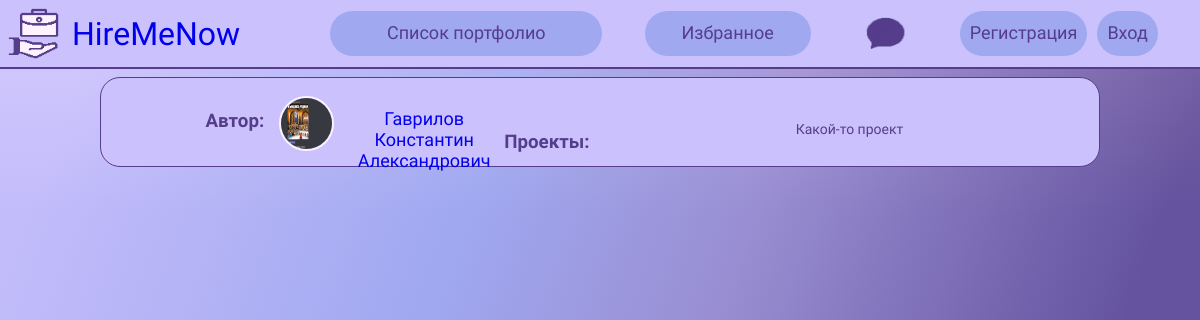
/portfolio-list/, run on an earlier commit of the app's database.
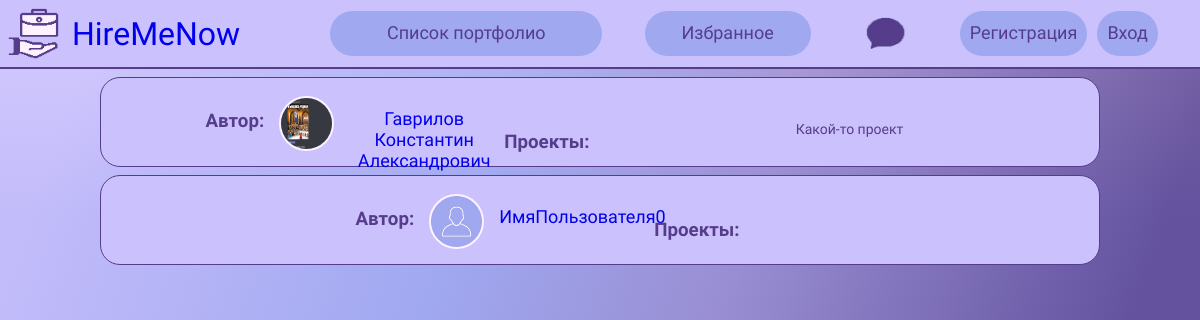
And on a later commit of the database.
### mainApp/models.py (models this page shows, shortened)
class userProfile(models.Model):
    user = models.OneToOneField(User, null=True, on_delete=models.CASCADE)
    resume = models.FileField(upload_to='files/', validators=[FileExtensionValidator(allowed_extensions=['pdf'])],
                              blank=True)
    avatar = models.ImageField(upload_to='images/', default='../static/img/profile.png',
                               validators=[FileExtensionValidator(allowed_extensions=['png', 'jpg', 'jpeg'])],
                               blank=True)
    fullName = models.CharField(max_length=100, blank=False, default='ИмяПользователя')
    education = models.CharField(max_length=100, blank=False, default='похоже, тут ничего нет...')
    edu_base = models.CharField(max_length=100, blank=False, default='похоже, тут ничего нет...')
    contacts = models.CharField(max_length=250, blank=False, default='похоже, тут ничего нет...')
    level = models.CharField(max_length=100, blank=False, default='похоже, тут ничего нет...')
    chars = models.CharField(max_length=150, blank=False, default='похоже, тут ничего нет...')
    exp = models.CharField(max_length=200, blank=False, default='похоже, тут ничего нет...')

class Portfolio(models.Model):
    user = models.ForeignKey(User, on_delete=models.SET_NULL, null=True)
    name = models.CharField(max_length=150, blank=False, default="Какой-то проект")
    image = models.ImageField(upload_to='images/', default='../static/img/photo404.jpg', validators=[FileExtensionValidator(allowed_extensions=['png', 'jpg', 'jpeg'])], blank=True)
    description = models.CharField(max_length=2000, blank=False, default="Описание какого-то проекта")
    link = models.CharField(max_length=250, blank=True, default="Какая-то ссылка")
    created = models.DateTimeField(auto_now_add=True)
    class Meta:
        ordering = ['-created']

### mainApp/views.py (the view)
# urls.py: path('portfolio-list/', views.portfolios_list, name='portfolio-list'),
def portfolios_list(request):
    userProfiles = userProfile.objects.all()
    portfolios = Portfolio.objects.all()
    context = {
        'projects' : portfolios,
        'profiles' : userProfiles
    }
    return render(request, 'portfolio-list.html', context)

### templates/portfolio-list.html (shortened to what this page needs)
{% load static %}
<!DOCTYPE html>
<html lang="ru" dir="ltr">
  <head>
    <link rel="stylesheet" href="{% static 'css/portfolio-list.css' %}">
    <link rel="stylesheet" href="{% static 'css/no_underline.css' %}">
  </head>
  <body>
    <div id="nav-bar">
		<a href="{% url 'home' %}" id="header">
			<img id="main-logo" src="{% static 'img/logo.png'%}" alt="logo">
			<h1 id="name">HireMeNow</h1>
		</a>
		<div id="buttons">
			<a href="{% url 'portfolio-list' %}" class="btn" id="portfolio-list">Список портфолио</a>
			<a href="{% url 'favorite' %}" class="btn" id="favorite">Избранное</a>
			<a href="{% url 'chat_template' %}" id="chat">
			<img src="{% static 'img/chat.png' %}" width="65px" alt="chat">
			</a>
            {% if user.is_authenticated %}
            <div id="enter">
				<a href="{% url 'profile' request.user.username %}" class="btn" id="profile"><img id="profile-picture" src="{% static 'img/profile.png' %}" width="40px">Профиль</a>
				<a href="{% url 'logout' %}" class="btn" id="logout">Выйти</a>
			</div>
            {% else %}
			<div id="enter">
				<a href="{% url 'register' %}" class="btn" id="reg">Регистрация</a>
				<a href="{% url 'login' %}" class="btn" id="log">Вход</a>
			</div>
            {% endif %}
		</div>
	</div>
    <div class="holder">
    {% for profile in profiles %}
        <div class="project">
              <div class="info">
                    <div class="username">
                        <h3 class="creator">Автор:</h3>
                        <img src="{{ profile.avatar.url }}" width="55px" height="55px" class="mini-profile">
                        <a class="name" href="{% url 'profile' profile.user.username %}">{{ profile.fullName }}</a>
                    </div>
                    <h3 class="products">Проекты:</h3>
                    <div class="projects-list">
                      <ul class="list">
                          {% for project in projects %}
                              {% if project.user == profile.user %}
                                  <li>{{ project.name }}</li>
                              {% endif %}
                          {% endfor %}
                      </ul>
                   </div>
              </div>
        </div>
  {% endfor %}
    </div>
    </body>
</html>

What changed in the data, as far as the page shows it:
added userProfile: avatar (placeholder picture), fullName "ИмяПользователя0"
